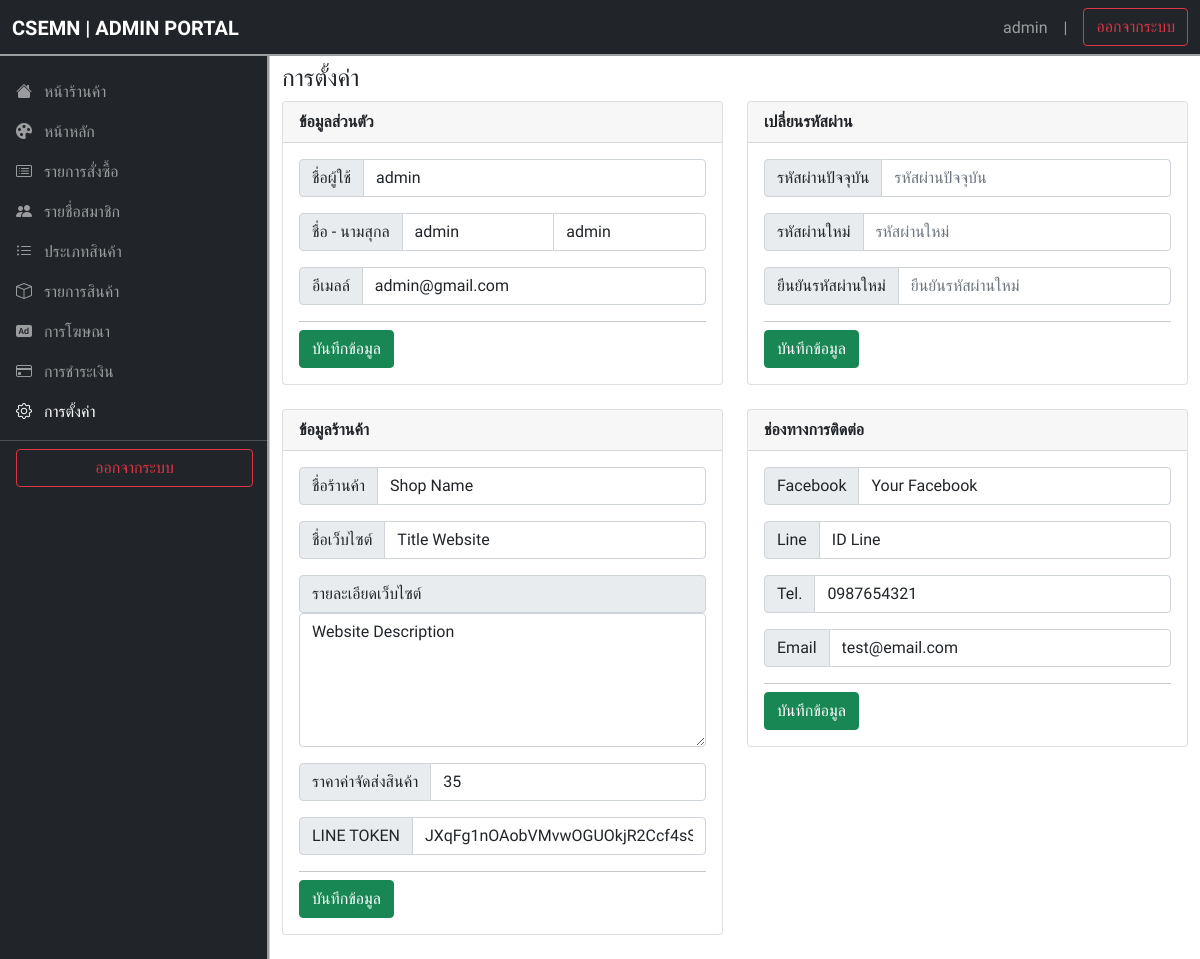
/admin/pages/settings/index.php (signed in), run on an earlier commit of the app's database.
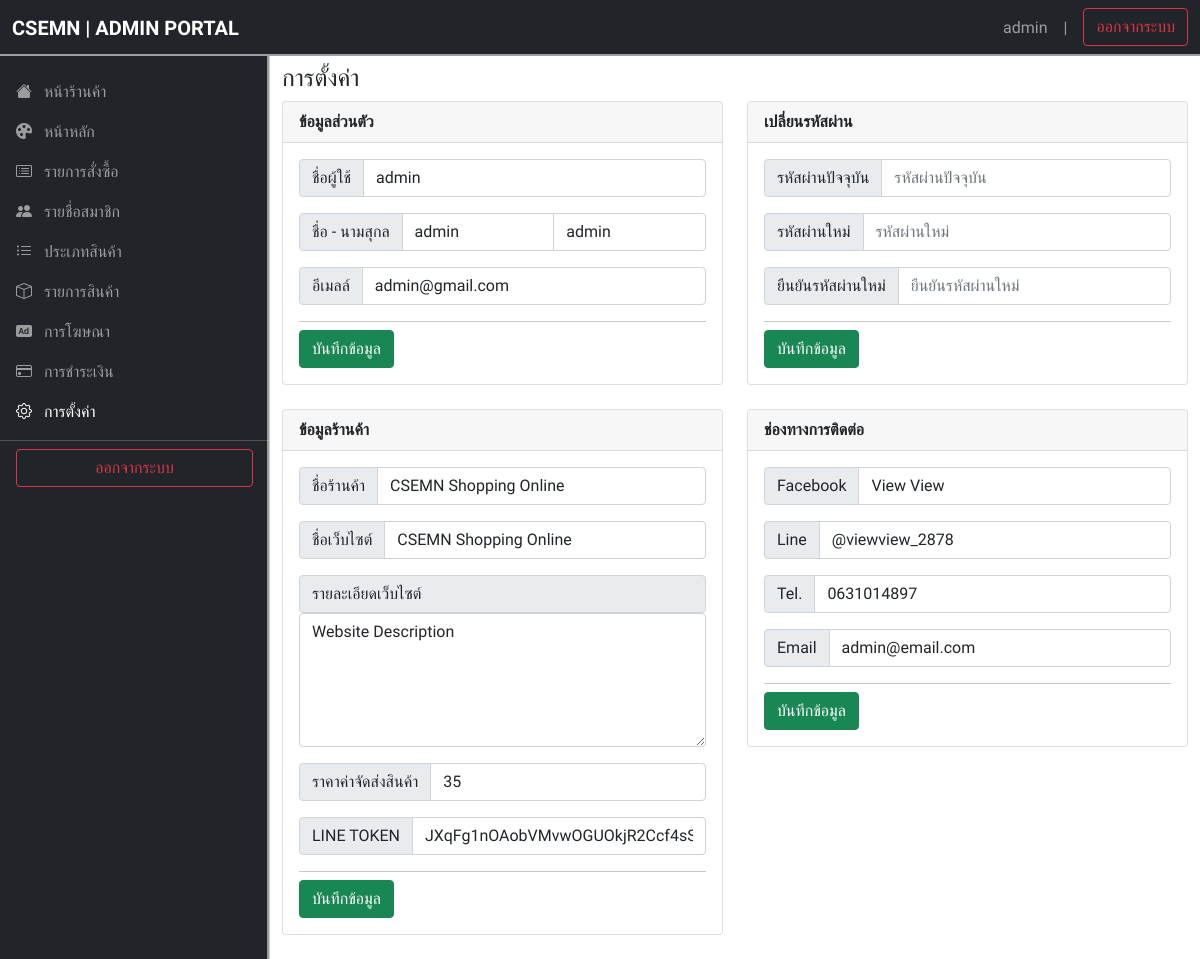
And on a later commit of the database.
### tables this page shows
CREATE TABLE `shop` (
  `id` int(2) NOT NULL,
  `title` varchar(255) NOT NULL
);

CREATE TABLE `contacts` (
  `id` int(2) NOT NULL,
  `title` varchar(50) NOT NULL,
  `contact` varchar(255) NOT NULL
);

### admin/pages/settings/index.php (the view, shortened to what this page needs)
<?php include_once('../includes/header.php') ?>
<?php include_once('../includes/navbar.php') ?>
<?php include_once('../includes/sidebar.php') ?>
<main class="mt-5 pt-3">
    <div class="container-fluid">
        <div class="row">
            <div class="col-md-12">
                <h4>การตั้งค่า</h4>
            </div>
        </div>
        <div class="row">
            <div class="col-lg-6 mb-4">
                <div class="card">
                    <div class="card-header">
                        <strong>ข้อมูลส่วนตัว</strong>
                    </div>
                    <div class="card-body">
                        <form action="../../services/settings/profile.php" method="POST">
                            <div class="input-group mb-3">
                                <label class="input-group-text" for="username">ชื่อผู้ใช้</label>
                                <input type="text" name="username" id="username" class="form-control" value="<?= $_SESSION['U_USERNAME'] ?>" required>
                            </div>
                            <div class="input-group mb-3">
                                <label class="input-group-text" for="fullname">ชื่อ - นามสุกล</label>
                                <input type="text" name="firstname" id="firstname" class="form-control" value="<?= $_SESSION['U_FIRSTNAME'] ?>" required>
                                <input type="text" name="lastname" id="lastname" class="form-control" value="<?= $_SESSION['U_LASTNAME'] ?>" required>
                            </div>
                            <div class="input-group mb-3">
                                <label class="input-group-text" for="email">อีเมลล์</label>
                                <input type="email" name="email" id="email" class="form-control" value="<?= $_SESSION['U_EMAIL'] ?>" required>
                            </div>
                            <hr class="my-2">
                            <input type="submit" class="btn btn-success" name="update" value="บันทึกข้อมูล">
                        </form>
                    </div>
                </div>
            </div>
            <div class="col-lg-6">
                <div class="card">
                    <div class="card-header">
                        <strong>เปลี่ยนรหัสผ่าน</strong>
                    </div>
                    <div class="card-body">
                        <form action="../../services/settings/password.php" method="POST">
                            <div class="input-group mb-3">
                                <label class="input-group-text" for="current_password">รหัสผ่านปัจจุบัน</label>
                                <input type="password" name="password" id="current_password" class="form-control" placeholder="รหัสผ่านปัจจุบัน" minlength="8" required>
                            </div>
                            <div class="input-group mb-3">
                                <label class="input-group-text" for="new_password">รหัสผ่านใหม่</label>
                                <input type="password" name="new_password" id="new_password" class="form-control" placeholder="รหัสผ่านใหม่" minlength="8" required>
                            </div>
                            <div class="input-group mb-3">
                                <label class="input-group-text" for="confirm_new_password">ยืนยันรหัสผ่านใหม่</label>
                                <input type="password" name="confirm_new_password" id="confirm_new_password" class="form-control" placeholder="ยืนยันรหัสผ่านใหม่" minlength="8" required>
                            </div>
                            <hr class="my-2">
                            <input type="submit" class="btn btn-success" name="update" value="บันทึกข้อมูล">
                        </form>
                    </div>
                </div>
            </div>
            <div class="col-lg-6 mb-4">
                <?php
                try {
                    $stmt_shop = $connect->prepare("SELECT * FROM shop ORDER BY id ASC");
                    $stmt_shop->execute();
                    $shop = $stmt_shop->fetchAll();
                } catch (PDOException $e) {
                    echo "เกิดข้อผิดพลาด : " . $e->getMessage();
                    exit();
                }
                ?>
                <div class="card">
                    <div class="card-header">
                        <strong>ข้อมูลร้านค้า</strong>
                    </div>
                    <div class="card-body">
                        <form action="../../services/settings/shop.php" method="POST">
                            <div class="input-group mb-3">
                                <label class="input-group-text" for="name_shop">ชื่อร้านค้า</label>
                                <input type="text" name="name_shop[1]" id="name_shop" class="form-control" value="<?= $shop[1]['title'] ?>" required>
                            </div>
                            <div class="input-group mb-3">
                                <label class="input-group-text" for="name_web">ชื่อเว็บไซต์</label>
                                <input type="text" name="name_web[1]" id="name_web" class="form-control" value="<?= $shop[2]['title'] ?>" required>
                            </div>
                            <div class="mb-3">
                                <label class="input-group-text" for="shop_details">รายละเอียดเว็บไซต์</label>
                                <textarea name="shop_details[1]" id="shop_details" class="form-control" rows="5" cols="10" required><?= $shop[3]['title'] ?></textarea>
                            </div>
                            <div class="input-group mb-3">
                                <label class="input-group-text" for="shopping_cost">ราคาค่าจัดส่งสินค้า</label>
                                <input type="text" name="shopping_cost[1]" id="shopping_cost" class="form-control" value="<?= $shop[0]['title'] ?>" required>
                            </div>
                            <div class="input-group mb-3">
                                <label class="input-group-text" for="line_token">LINE TOKEN</label>
                                <input type="text" name="line_token[1]" id="line_token" class="form-control" value="<?= $shop[4]['title'] ?>" required>
                            </div>
                            <hr class="my-2">
                            <input type="submit" class="btn btn-success" name="update" value="บันทึกข้อมูล">
                        </form>
                    </div>
                </div>
            </div>
            <div class="col-lg-6 mb-4">
                <?php
                try {
                    $stmt_contact = $connect->prepare("SELECT * FROM contacts ORDER BY id ASC");
                    $stmt_contact->execute();
                    $contacts = $stmt_contact->fetchAll();
                } catch (PDOException $e) {
                    echo "เกิดข้อผิดพลาด : " . $e->getMessage();
                    exit();
                }
                ?>
                <div class="card">
                    <div class="card-header">
                        <strong>ช่องทางการติดต่อ</strong>
                    </div>
                    <div class="card-body">
                        <form action="../../services/settings/contact.php" method="POST">
                            <?php
                            foreach ($contacts as $value) {
                            ?>
                                <div class="input-group mb-3">
                                    <label class="input-group-text" for="<?= $value['title'] ?>"><?= $value['title'] ?></label>
                                    <input type="text" name="<?= $value['title'] ?>[1]" id="<?= $value['title'] ?>" class="form-control" value="<?= $value['contact'] ?>" required>
                                </div>
                            <?php
                            }
                            ?>
                            <hr class="my-2">
                            <input type="submit" class="btn btn-success" name="update" value="บันทึกข้อมูล">
                        </form>
                    </div>
                </div>
            </div>
        </div>
    </div>
</main>

### admin/pages/includes/header.php (shortened to what this page needs)
<!DOCTYPE html>
<html lang="en">
<head>
    <link rel="stylesheet" href="../../assets/css/bootstrap.min.css" />
    <link rel="stylesheet" href="https://cdn.jsdelivr.net/npm/bootstrap-icons@1.5.0/font/bootstrap-icons.css">
    <link rel="stylesheet" href="../../assets/css/dataTables.bootstrap5.min.css" />
    <link rel="stylesheet" href="./../../assets/css/styleAdmin.css">
</head>
<body>

### admin/pages/includes/navbar.php (shortened to what this page needs)
<nav class="navbar navbar-expand-lg navbar-dark bg-dark fixed-top">
    <div class="container-fluid">
        <a class="navbar-brand me-auto ms-lg-0 ms-3 text-uppercase fw-bold" href="#">CSEMN | Admin Portal</a>
        <div class="collapse navbar-collapse" id="topNavBar">
            <ul class="navbar-nav ms-auto">
                <li class="nav-item">
                    <a class="nav-link" href="#"><?= $_SESSION['U_USERNAME'] ?></a>
                </li>
                <li class="nav-item">
                    <a class="nav-link me-2">|</a>
                </li>
                <li class="nav-item">
                    <a class="btn btn-outline-danger" href="?logout" onclick="return confirm('ต้องการออกจากระบบ ?')">ออกจากระบบ</a>
                </li>
            </ul>
        </div>
    </div>
</nav>

### admin/pages/includes/sidebar.php
<?php
function isActive($data)
{
    $array = explode('/', $_SERVER['REQUEST_URI']);
    $key = array_search("pages", $array);
    $name = $array[$key + 1];
    return $name === $data ? 'active' : '';
}
?>
<div class="offcanvas offcanvas-start sidebar-nav bg-dark" tabindex="-1" id="sidebar">
    <div class="offcanvas-body px-0">
        <nav class="navbar-dark">
            <ul class="navbar-nav">
                <li>
                    <a class="nav-link px-3" href="../../../">
                        <span class="me-2"><i class="bi bi-house-fill"></i></span>
                        <span>หน้าร้านค้า</span>
                    </a>
                </li>
                <li>
                    <a class="nav-link px-3  <?php echo isActive('dashboard') ?>" href="../dashboard/">
                        <span class="me-2"><i class="bi bi-palette-fill"></i></span>
                        <span>หน้าหลัก</span>
                    </a>
                </li>
                <li>
                    <a class="nav-link px-3 <?php echo isActive('orders') ?>" href="../orders/">
                        <span class="me-2"><i class="bi bi-card-list"></i></span>
                        <span>รายการสั่งซื้อ</span>
                    </a>
                </li>
                <li>
                    <a class="nav-link px-3 <?php echo isActive('users') ?>" href="../users/">
                        <span class="me-2"><i class="bi bi-people-fill"></i></span>
                        <span>รายชื่อสมาชิก</span>
                    </a>
                </li>
                <li>
                    <a class="nav-link px-3 <?php echo isActive('categories') ?>" href="../categories/">
                        <span class="me-2"><i class="bi bi-list-ul"></i></span>
                        <span>ประเภทสินค้า</span>
                    </a>
                </li>
                <li>
                    <a class="nav-link px-3 <?php echo isActive('products') ?>" href="../products/">
                        <span class="me-2"><i class="bi bi-box"></i></span>
                        <span>รายการสินค้า</span>
                    </a>
                </li>
                <li>
                    <a class="nav-link px-3 <?php echo isActive('banners') ?>" href="../banners/">
                        <span class="me-2"><i class="bi bi-badge-ad-fill"></i></span>
                        <span>การโฆษณา</span>
                    </a>
                </li>
                <li>
                    <a class="nav-link px-3 <?php echo isActive('payments') ?>" href="../payments/">
                        <span class="me-2"><i class="bi bi-credit-card"></i></span>
                        <span>การชำระเงิน</span>
                    </a>
                </li>
                <li>
                    <a class="nav-link px-3 <?php echo isActive('settings') ?>" href="../settings/">
                        <span class="me-2"><i class="bi bi-gear"></i></span>
                        <span>การตั้งค่า</span>
                    </a>
                </li>
                <li>
                    <hr class="dropdown-divider bg-light">
                </li>
                <li class="px-3">
                    <a href="?logout" class="btn btn-outline-danger w-100" onclick="return confirm('ต้องการออกจากระบบ ?')">ออกจากระบบ</a>
                </li>
            </ul>
        </nav>
    </div>
</div>

### admin/assets/css/styleAdmin.css (style rules this page uses)
* { font-family: 'Kanit', sans-serif; margin: 0; padding: 0; box-sizing: border-box; }
:root { --offcanvas-width: 270px; --topNavbarHeight: 56px; }
.navbar { box-shadow: inset 0 -2px 0 rgba(255, 255, 255, .55); z-index: 99; }
.sidebar-nav { width: var(--offcanvas-width); box-shadow: inset -2px 0 0 rgba(255, 255, 255, .55); }
@media (min-width: 992px) { body { overflow: auto !important; } }
@media (min-width: 992px) { main { margin-left: var(--offcanvas-width); } }
@media (min-width: 992px) { .sidebar-nav { -webkit-transform: none; transform: none; visibility: visible !important; height: calc(100% - var(--topNavbarHeight)); top: var(--topNavbarHeight); } }

What changed in the data, as far as the page shows it:
changed shop (number 1 of 5 on the later page): title "Shop Name" → "CSEMN Shopping Online"
changed shop (number 2 of 5 on the later page): title "Title Website" → "CSEMN Shopping Online"
changed contacts "Facebook": contact "Your Facebook" → "View View"
changed contacts "Line": contact "ID Line" → "@viewview_2878"
changed contacts "Tel.": contact "0987654321" → "0631014897"
changed contacts "Email": contact "test@email.com" → "admin@email.com"
